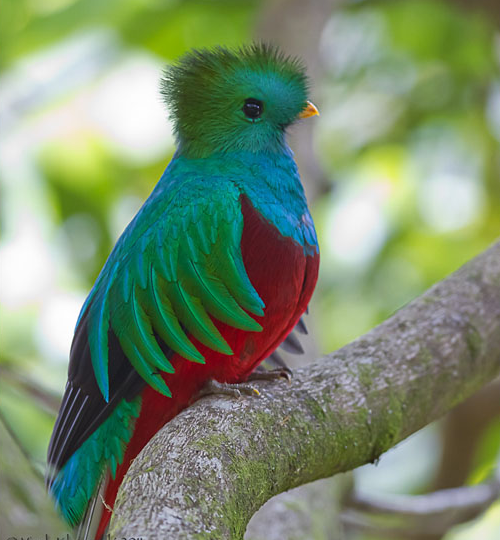
#> input picture code/quetzal.png, 500 x 540 px
$ jupyter execute compression.ipynb
#> lines starting #> are read from the running program, lines starting #| are printed output that depends on the picture; long printed decimals are rounded
## <font size=4> *Métodos Numéricos II*, 2023 </font>
## <font size=3 color='gray'> Alan Reyes-Figueroa </font>

# SVD para compresión de imágenes

[cell 1]
import numpy as np
import pandas as pd
import matplotlib.pyplot as plt
import seaborn as sns

from skimage.color import rgb2gray

from mpl_toolkits.mplot3d import Axes3D

# 1. Leer datos

[cell 2]
I = plt.imread('quetzal.png')[:,:,:3]
#I = plt.imread('budapest.webp')[:,:,:3]
I.shape
#> Out = (540, 500, 3)

[cell 3]
Igray = rgb2gray(I)
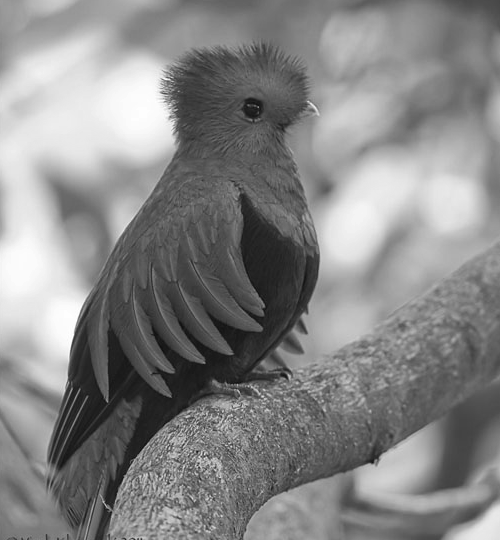
#> Igray: shape (540, 500) float32; min 0.0492, max 1, mean 0.528
Igray.shape
#> Out = (540, 500)

[cell 4]
plt.figure(figsize=(8,5))
plt.subplot(1,2,1)
plt.imshow(I)
plt.subplot(1,2,2)
plt.imshow(Igray, cmap='gray')
plt.show()
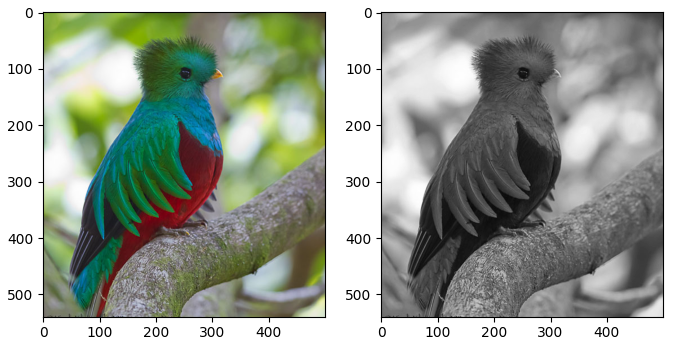
#> figure drawn by matplotlib, 2 panels

# 2. Descomposición SVD

[cell 5]
# convertir los datos a un np.array

X = Igray.copy()
X.shape
#> Out = (540, 500)

[cell 6]
# visualizar una porción de la información
(255 * X[:15,:10]).astype(np.uint8)

[cell 7]
type(X)

[cell 8]
# centramos y estandarizamos los datos

mu = X.mean(axis=0)
#> mu = 500 values, max 0.763 at index 43, min 0.337 at index 246, mean 0.528
std = X.std(axis=0)
#> std = 500 values, max 0.288 at index 73, min 0.111 at index 319, mean 0.177

Xc = (X - mu) / std
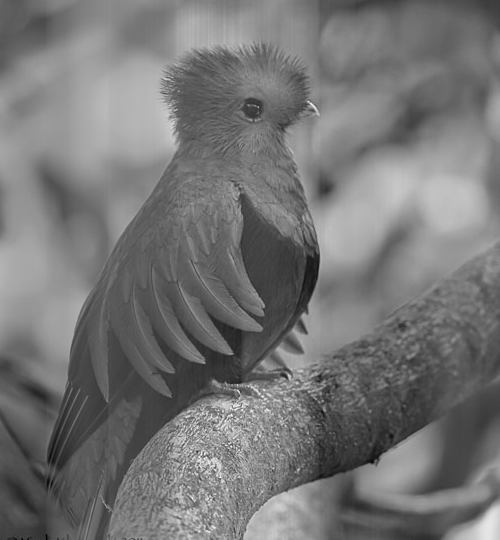
#> Xc: shape (540, 500) float32; min -3.32, max 3.86, mean 7.02e-07; drawn with min black and max white

[cell 9]
# descomposición SVD de Xc
U, S, V = np.linalg.svd(Xc)
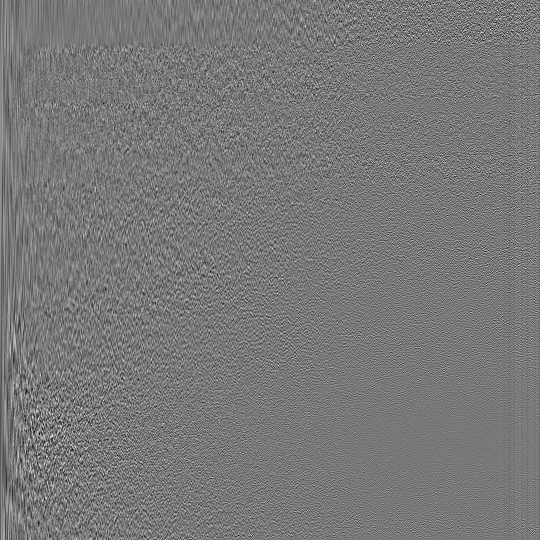
#> U: shape (540, 540) float32; min -0.24, max 0.267, mean 7.49e-05; drawn with min black and max white
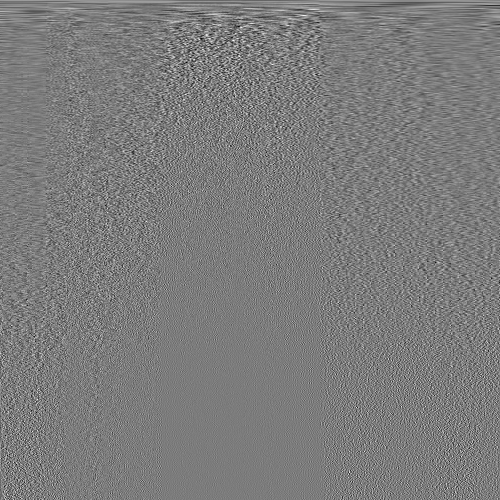
#> V: shape (500, 500) float32; min -0.259, max 0.273, mean 0.000239; drawn with min black and max white
#> S = 500 values, max 312.1 at index 0, min 0.0124 at index 499, mean 6.56

[cell 10]
print(U.shape, S.shape, V.shape)
#| (540, 540) (500,) (500, 500)

# 3. Proyección (Grayscale)

[cell 11]
# proyección a k componentes

k = 2
Xproj = Xc @ (V[:k,:].T)
#> Xproj = 540 pairs, first value -23.82 to 17.02, second value -19.4 to 14.8
Xproj.shape
#> Out = (540, 2)

[cell 12]
# Reconstrucción

Sig = np.zeros((k,k))
for i in range(0, k):
    Sig[i,i] = S[i]
#> after the loop, Sig = [[312.1, 0], [0, 221.5]]
Rec = U[:,:k] @ Sig @ V[:k,:]
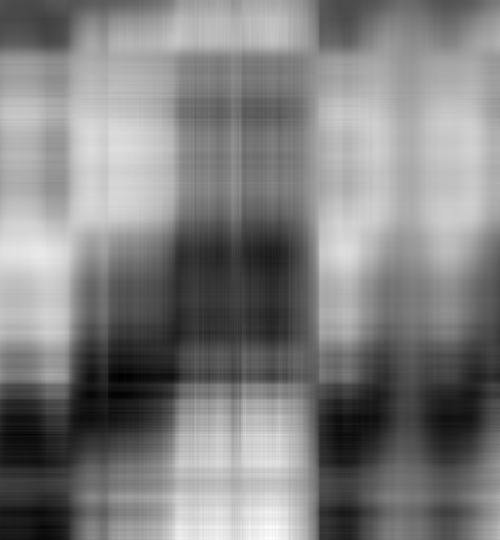
#> Rec: shape (540, 500) float64; min -1.66, max 1.64, mean 6.39e-07; drawn with min black and max white
Rec.shape
#> Out = (540, 500)

[cell 13]
plt.figure(figsize=(8,5))
plt.subplot(1,2,1)
plt.imshow(Rec, cmap='gray')
plt.xlabel('Reconstrucción usando k={} componentes'.format(k))
plt.subplot(1,2,2)
plt.imshow(Igray, cmap='gray')
plt.xlabel('Imagen original')
plt.show()

[cell 14]
plt.figure(figsize=(10,13))
for i in range(0, 5):
    for j in range(0, 5):
        ell = 5*i+j
        plt.subplot(5, 5, ell+1)
        Approx = U[:,ell].reshape((I.shape[0],1)) @ V[ell,:].reshape((1,I.shape[1]))
        plt.imshow(Approx, cmap='gray')
        plt.xlabel('k = {}'.format(ell))
plt.show()
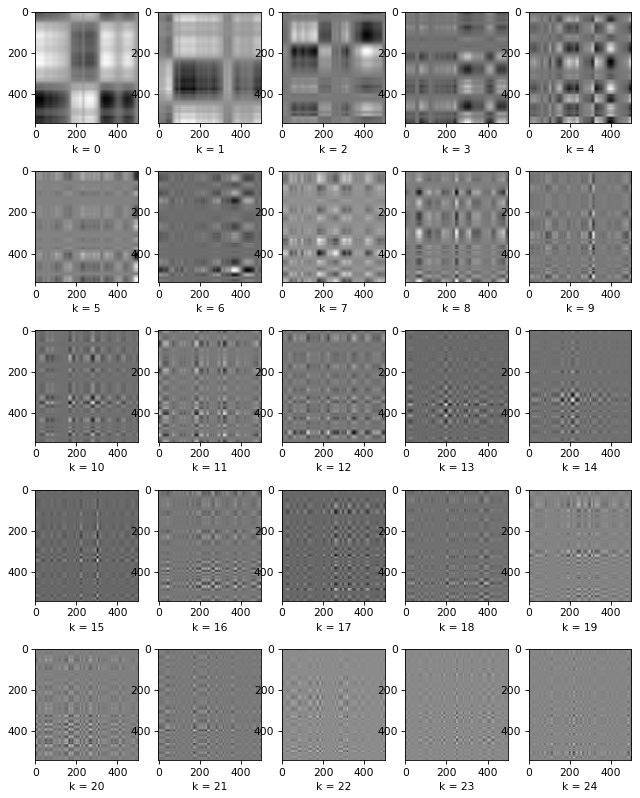
#> figure drawn by matplotlib, 25 panels

[cell 15]
Approx = np.zeros(Igray.shape)

plt.figure(figsize=(10,13))
for i in range(0, 5):
    for j in range(0, 5):
        ell = 5*i+j
        plt.subplot(5, 5, ell+1)
        Approx = Approx + S[ell] * (U[:,ell].reshape((I.shape[0],1)) @ V[ell,:].reshape((1,I.shape[1])))
        plt.imshow(Approx, cmap='gray')
        plt.xlabel('k = {}'.format(ell))
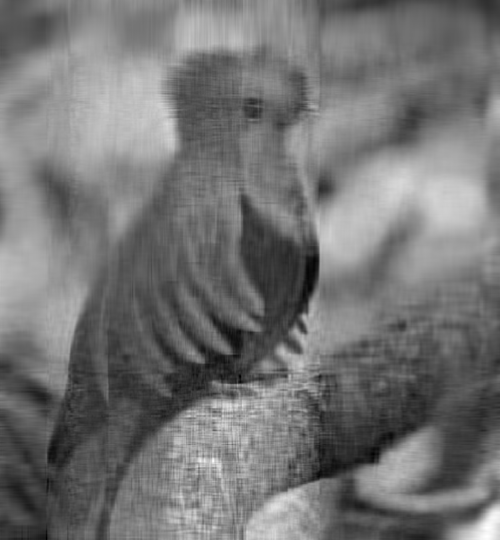
#> Approx: shape (540, 500) float64; min -2.78, max 3.31, mean 7.04e-07; drawn with min black and max white
plt.show()
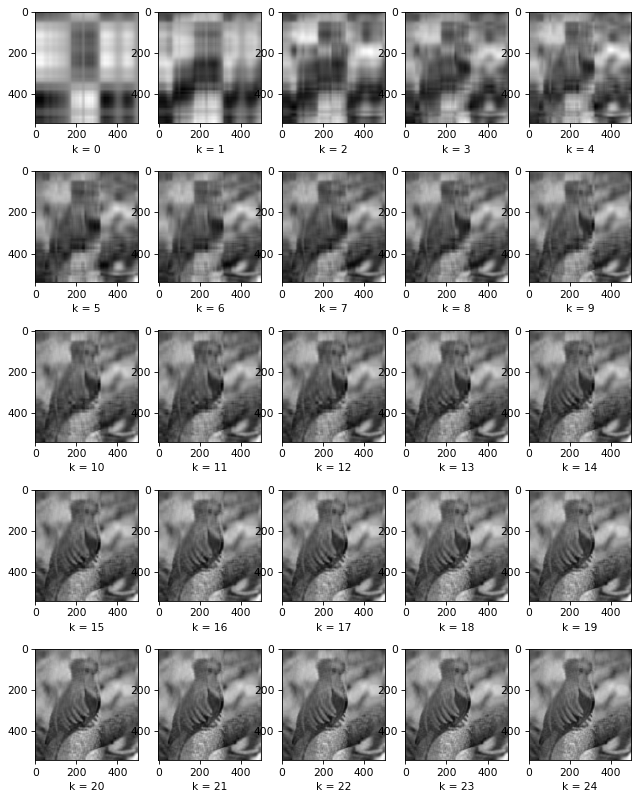
#> figure drawn by matplotlib, 25 panels

# 5. Cálculo Compresión

[cell 16]
bytes_orig = I.shape[0] * I.shape[1]
#> bytes_orig = 270000
megas_orig = bytes_orig / (1024**2)
#> megas_orig = 0.257

[cell 17]
print('bytes original = {}'.format(bytes_orig))
#| bytes original = 270000
print('megas iriginal = {} Mb'.format(megas_orig))
#| megas iriginal = 0.2575 Mb

[cell 18]
print('k = {}'.format(k))

[cell 19]
bytes_red = 4 * ((I.shape[0] * k) + k + (k * I.shape[1]))
#> bytes_red = 8328
megas_red = bytes_red / (1024**2)
#> megas_red = 0.00794

[cell 20]
print('bytes reducción = {}'.format(bytes_red))
#| bytes reducción = 8328
print('megas reducción = {} Mb'.format(megas_red))
#| megas reducción = 0.007942 Mb

[cell 21]
megas_red / megas_orig
